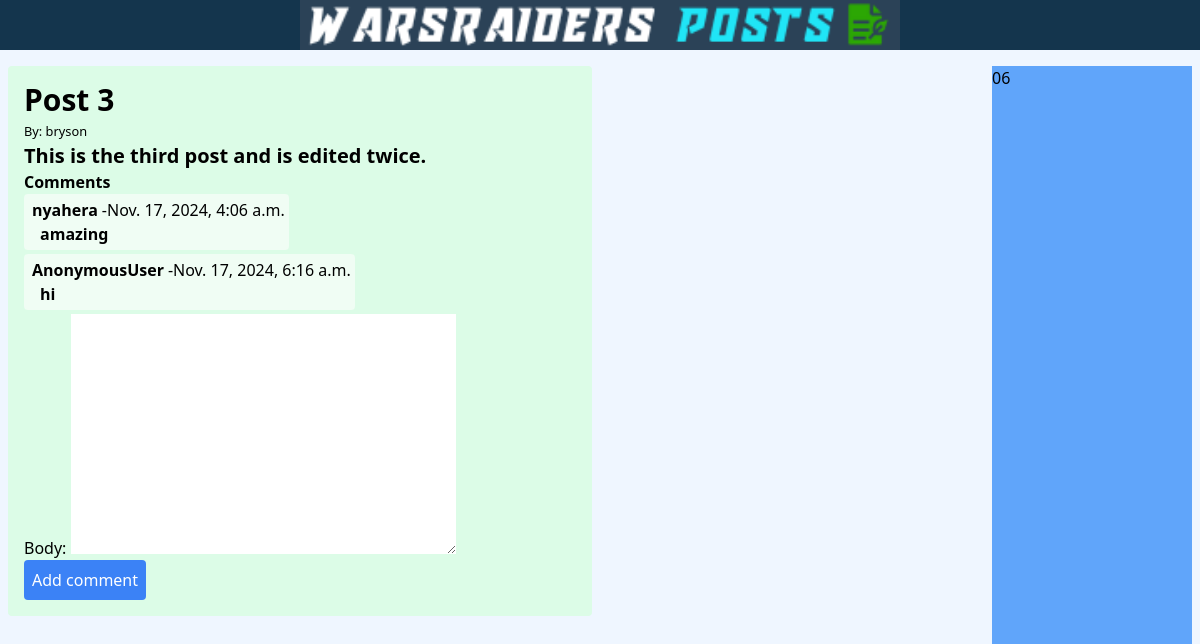
Screenshot of /detail/3/ with the database file from the repository.
### blog/models.py (models this page shows, shortened)
class Post(models.Model):
    title = models.CharField(max_length=200)
    content =models.TextField()
    author =models.ForeignKey(User, on_delete=models.CASCADE)
    created_at =models.DateTimeField(default=timezone.now)
    updated_at =models.DateTimeField(auto_now=True)

class Comment(models.Model):
    post = models.ForeignKey(Post,related_name= 'comments' , on_delete= models.CASCADE)
    author = models.CharField(max_length=100)
    body = models.TextField()
    created_at = models.DateTimeField(auto_now_add=True)

### blog/views.py (the view)
# urls.py: path('detail/<int:id>/',PostDetailView,name='post-detail'),
def PostDetailView(request, id):
    post= get_object_or_404(Post, pk=id)
    comments = post.comments.all()
    if request.method == 'POST':
        form = CommentForm(request.POST)
        if form.is_valid():
            comment = form.save(commit=False)
            comment.post = post
            comment.author = request.user
            comment.save()
            return redirect('post-detail',post.id)
    else:
        form = CommentForm()
    context={
        'post':post,
        'comments':comments,
        'form':form,
    }
    return render(request, 'blog/post-detail.html', context)

### blog/forms.py
class CommentForm(forms.ModelForm):
    class Meta:
        model = Comment
        fields = ['body']

### blog/templates/blog/post-detail.html (shortened to what this page needs)
{% extends 'blog/base.html' %}
{% block content %}
    <div class="w-350 bg-green-100 m-2 p-4 rounded">
        <p class="text-3xl font-bold">{{ post.title }}</p>
        <small>By: {{ post.author }}</small>
        <p class="text-xl font-semibold">{{ post.content }}</p>
        <div>
            <h3 class="font-semibold">Comments</h3>
            {% if not post.comments.all %}
                <small>No comments.....<a href="">Be the first to comment</a></small>
            {% else %}
                {% for comment in post.comments.all %}
                    <div class="rounded bg-green-50 w-fit p-1 mb-1">
                        <p><span class="font-semibold px-1">{{ comment.author}}</span>-{{ comment.created_at }}</p>
                        <span class="font-semibold px-3">{{ comment.body }}</span>
                    </div>
                {% endfor %}
            {% endif %}
            <div>
                <form method='POST' enctype = 'multipart/form-data'>
                    {{ form.as_p }}
                    <button class="font-medium p-2 bg-blue-500 rounded text-white" type="submit">Add comment</button>
                </form>
            </div>
        </div>
    </div>
{% endblock %}

### rows the page displays
Post: title "Post 3", author "bryson", content "This is the third post and is edited twice."
Comment: author "nyahera", created_at "Nov. 17, 2024, 4:06 a.m.", body "amazing"
Comment: author "AnonymousUser", created_at "Nov. 17, 2024, 6:16 a.m.", body "hi"
